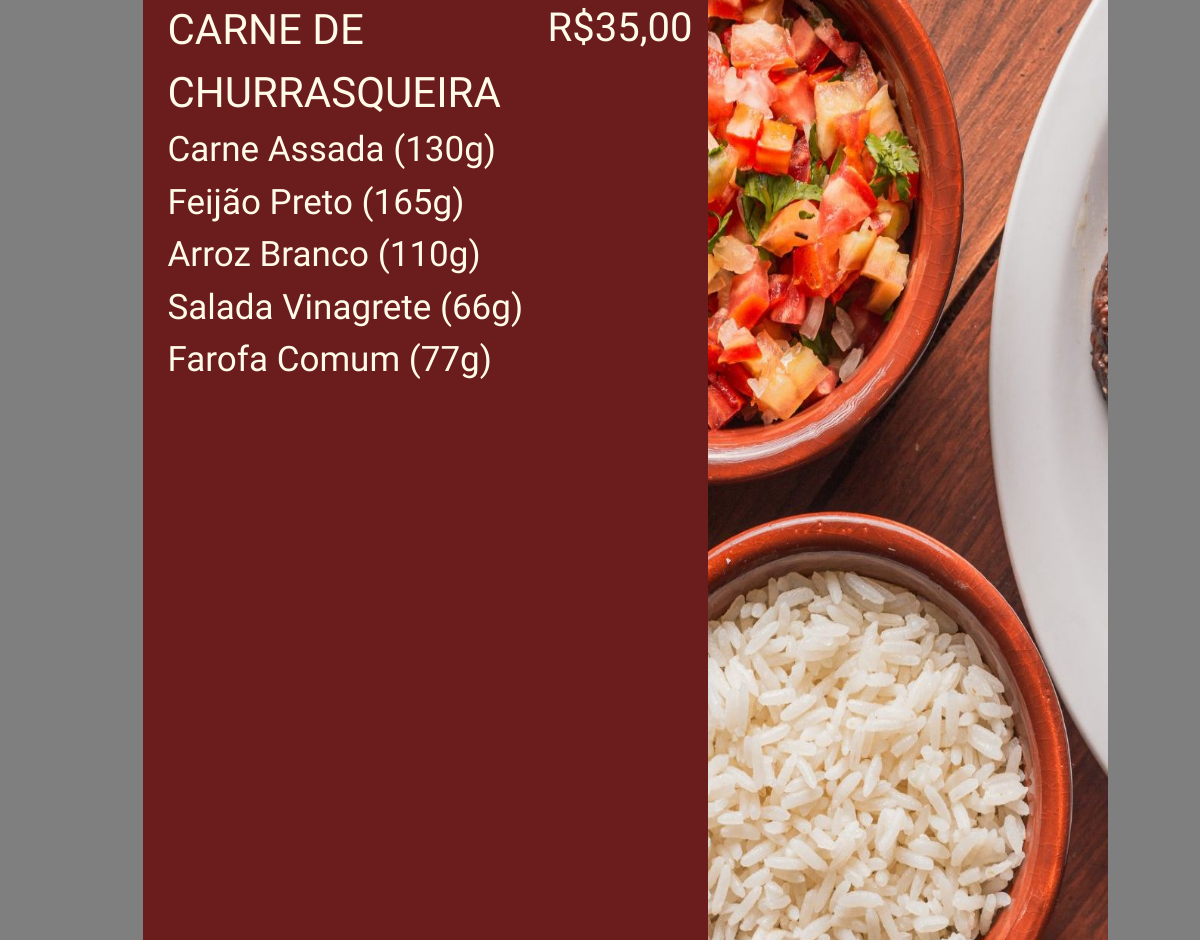
/cardv2 (middle part), run on an earlier commit of the app's database.
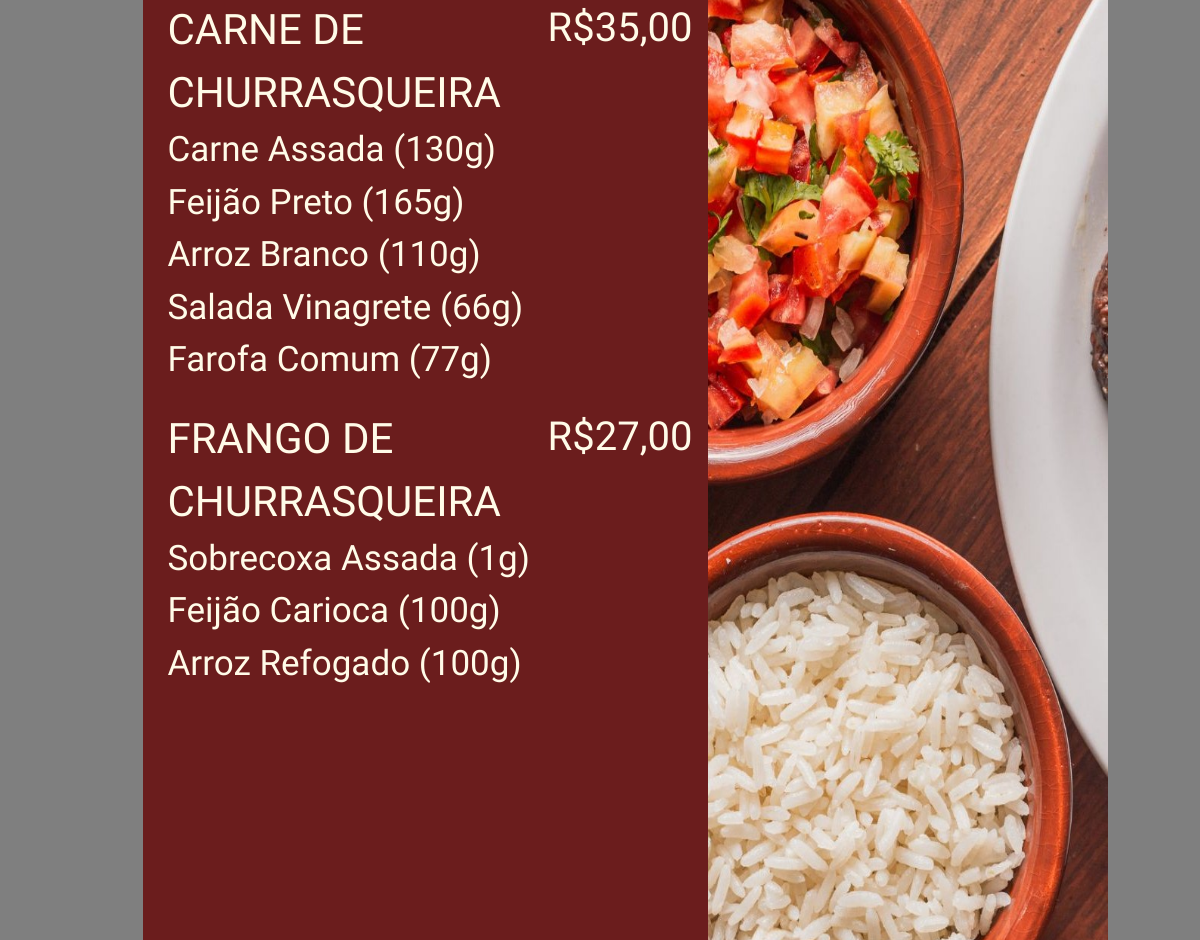
And on a later commit of the database.
### core/models.py (models this page shows, shortened)
class TB_PRATOS(models.Model):
    Nome = models.CharField(max_length=45, null=False)
    Disponibilidade = models.BooleanField(default=True)
    Destaque = models.BooleanField(default=False)
    Preco = models.DecimalField(null=False, decimal_places=2, max_digits=6)
    Imagem = models.ImageField(upload_to='pratos/', null=True, blank=True)
    Categoria = models.ForeignKey('TB_CATEGORIAS', on_delete=models.PROTECT, null=False)

class TB_ACOMPANHAMENTOS(models.Model):
    Nome = models.CharField(max_length=45, null=False)
    Quantidade = models.IntegerField(null=False)
    ID_Prato = models.ForeignKey('TB_PRATOS', on_delete=models.CASCADE, null=False)

class TB_CATEGORIAS(models.Model):
    Nome = models.CharField(max_length=45)

### core/views.py (the view)
# urls.py: path('cardv2', cardv2, name='cardv2'),
def cardv2 (request):
    lista_pratos = TB_PRATOS.objects.filter(Disponibilidade=True)
    lista_cat_pratos = TB_PRATOS.objects.filter(Disponibilidade=True).values_list('Categoria_id', flat=True)
    lista_cat = TB_CATEGORIAS.objects.all()
    acomp = TB_ACOMPANHAMENTOS.objects.all
    contexto = {'lista_pratos': lista_pratos, 'lista_cat': lista_cat, 'acomp': acomp, 'active': lista_cat_pratos}
    return render (request, 'cardv2.html', contexto)

### core/templates/cardv2.html (shortened to what this page needs)
{% extends 'base/base.html' %}
{% load static %}
{% block 'header' %}
<link rel="stylesheet" href="{% static 'CSS/cardapiodos.css' %}">
{% endblock %}
{% block 'content' %}
{% for cat in lista_cat %}
    {% if cat.id in active %}
    <div class="container1">
        <div class="info-side">
            {% for prato in lista_pratos %}
                {% if prato.Categoria_id == cat.id %}
                    <div class="comida">
                        <div class="titulo-comidas">{{ prato.Nome }}<p>R${{ prato.Preco }}</p></div>
                        <div class="detalhes-comidas">
                            {% for acomp in acomp %}
                                {% if acomp.ID_Prato_id == prato.id %}
                                    <p>{{ acomp.Nome }} ({{ acomp.Quantidade }}g)</p>
                                {% endif %}
                            {% endfor %}
                        </div>
                    </div>
                {% endif %}
            {% endfor %}
        </div>
        <div class="imagem">
            <img class="pag2" width="400px" height="1800px" src="{% static 'images/pag2.jpg' %}">
        </div>
    </div>
    {% endif %}
{% endfor %}
{% endblock %}

What changed in the data, as far as the page shows it:
added TB_PRATOS: Nome "FRANGO DE CHURRASQUEIRA", Preco "27,00"
added TB_ACOMPANHAMENTOS: Nome "Sobrecoxa Assada", Quantidade "1", shown under "FRANGO DE CHURRASQUEIRA"
added TB_ACOMPANHAMENTOS: Nome "Feijão Carioca", Quantidade "100", shown under "FRANGO DE CHURRASQUEIRA"
added TB_ACOMPANHAMENTOS: Nome "Arroz Refogado", Quantidade "100", shown under "FRANGO DE CHURRASQUEIRA"
